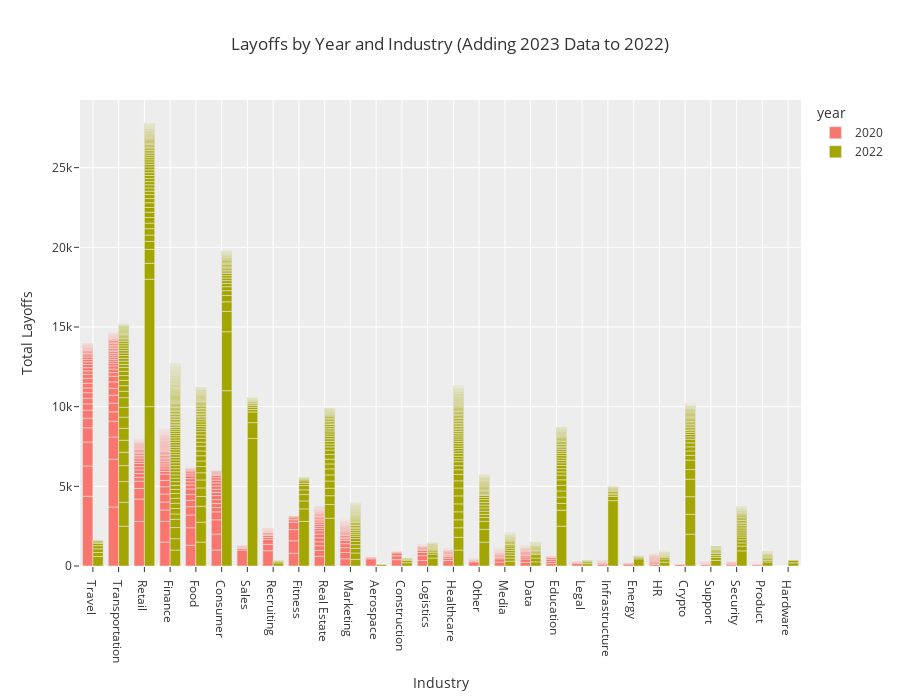

Notebook code for this chart:
### Code cell
# Bar chart that adds the few weeks of data in 2023 to 2022

fig = px.bar(df_23is22[(df_23is22['year'] == '2020') | (df_23is22['year'] == '2022')].sort_values(by=['total_laid_off'],
             ascending=False), 
             x="industry",
             y="total_laid_off",
             color='year', barmode='group',
             height=700,
            category_orders = {'year': ['2020', '2022']},
             template = 'ggplot2',
             title="Layoffs by Year and Industry (Adding 2023 Data to 2022)",
             labels={'industry': 'Industry', 'total_laid_off':'Total Layoffs'})
fig.update_layout(title_x=0.5)
fig.show()

### Figure 1 — Plotly figure (JSON) as saved in the notebook; plotly's stock layout.template omitted (floating-point values rounded to 4 significant figures; data arrays with more than 128 entries replaced by an {"elided": "..."} marker saying what was removed)
{"data": [{"alignmentgroup": "True", "hovertemplate": "year=2020<br>Industry=%{x}<br>Total Layoffs=%{y}<extra></extra>", "legendgroup": "2020", "marker": {"color": "#F8766D", "pattern": {"shape": ""}}, "name": "2020", "offsetgroup": "2020", "orientation": "v", "showlegend": true, "textposition": "auto", "type": "bar", "x": {"elided": "476 str values"}, "xaxis": "x", "y": {"elided": "476 float values"}, "yaxis": "y"}, {"alignmentgroup": "True", "hovertemplate": "year=2022<br>Industry=%{x}<br>Total Layoffs=%{y}<extra></extra>", "legendgroup": "2022", "marker": {"color": "#A3A500", "pattern": {"shape": ""}}, "name": "2022", "offsetgroup": "2022", "orientation": "v", "showlegend": true, "textposition": "auto", "type": "bar", "x": {"elided": "811 str values"}, "xaxis": "x", "y": {"elided": "811 float values"}, "yaxis": "y"}], "layout": {"barmode": "group", "height": 700, "legend": {"title": {"text": "year"}, "tracegroupgap": 0}, "title": {"text": "Layoffs by Year and Industry (Adding 2023 Data to 2022)", "x": 0.5}, "xaxis": {"anchor": "y", "domain": [0, 1], "title": {"text": "Industry"}}, "yaxis": {"anchor": "x", "domain": [0, 1], "title": {"text": "Total Layoffs"}}}}
